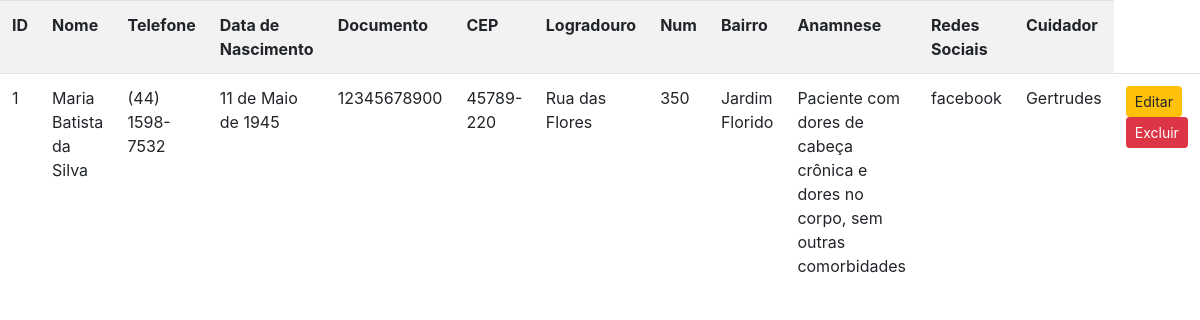
The page /listar/pacientes/ on the database its author committed.
### cadastros/models.py (models this page shows, shortened)
class Paciente(models.Model):
    nome = models.CharField(max_length=255)
    telefone = models.CharField(max_length=50)
    data_nascimento = models.DateField()
    documento = models.CharField(max_length=50)
    cep = models.CharField(max_length=20)
    logradouro = models.CharField(max_length=255)
    numero = models.CharField(max_length=10)
    bairro = models.CharField(max_length=50)
    anamnese = models.TextField()
    redes_sociais = models.CharField(max_length=255, null=True, blank=True)
    cuidador = models.ForeignKey(Cuidador, on_delete=models.PROTECT)

class Cuidador(models.Model):
    nome = models.CharField(max_length=255)
    telefone = models.CharField(max_length=50)
    crc = models.CharField(max_length=50, verbose_name='Conselho Regional de Classe', null=True, blank=True)
    redes_sociais = models.CharField(max_length=255, null=True, blank=True)

### cadastros/views.py (the view)
# urls.py: path('listar/pacientes/', PacienteList.as_view(), name='listar-pacientes'),
class PacienteList(ListView):
    model = Paciente
    template_name = 'cadastros/listar-pacientes.html'

### cadastros/templates/cadastros/listar-pacientes.html (shortened to what this page needs)
{% load static %}
<!DOCTYPE html>
<html lang="pt-br">
<head>
    <link rel="stylesheet" href="{% static 'css/bootstrap.min.css' %}">
    <link rel="stylesheet" href="{% static 'css/font-awesome.min.css' %}">
</head>
<body>
   <table class="table table-striped">
       <tr>
           <th>ID</th>
           <th>Nome</th>
           <th>Telefone</th>
           <th>Data de Nascimento</th>
           <th>Documento</th>
           <th>CEP</th>
           <th>Logradouro</th>
           <th>Num</th>
           <th>Bairro</th>
           <th>Anamnese</th>
           <th>Redes Sociais</th>
           <th>Cuidador</th>
       </tr>
       {% for paciente in object_list %}
       <tr>
           <td>{{ paciente.pk }}</td>
           <td>{{ paciente.nome }}</td>
           <td>{{ paciente.telefone }}</td>
           <td>{{ paciente.data_nascimento }}</td>
           <td>{{ paciente.documento }}</td>
           <td>{{ paciente.cep }}</td>
           <td>{{ paciente.logradouro }}</td>
           <td>{{ paciente.numero }}</td>
           <td>{{ paciente.bairro }}</td>
           <td>{{ paciente.anamnese }}</td>
           <td>{{ paciente.redes_sociais }}</td>
           <td>{{ paciente.cuidador.nome }}</td>
           <td>
               <a href="{% url 'atualizar-paciente' paciente.pk %}" class="btn btn-warning btn-sm">Editar</a>
               <a href="{% url 'excluir-paciente' paciente.pk %}" class="btn btn-danger btn-sm">Excluir</a>
           </td>
       </tr>
       {% empty %}
       <tr>
           <td colspan="100%">Nenhum paciente cadastrado!</td>
       </tr>
       {% endfor %}
   </table>
</body>
</html>

### rows shown on the page
Paciente: pk "1", nome "Maria Batista da Silva", telefone "(44) 1598-7532", data_nascimento "11 de Maio de 1945", documento "12345678900", cep "45789-220", logradouro "Rua das Flores", numero "350", bairro "Jardim Florido", anamnese "Paciente com dores de cabeça crônica e dores no corpo, sem outras comorbidades", redes_sociais "facebook", cuidador.nome "Gertrudes"
